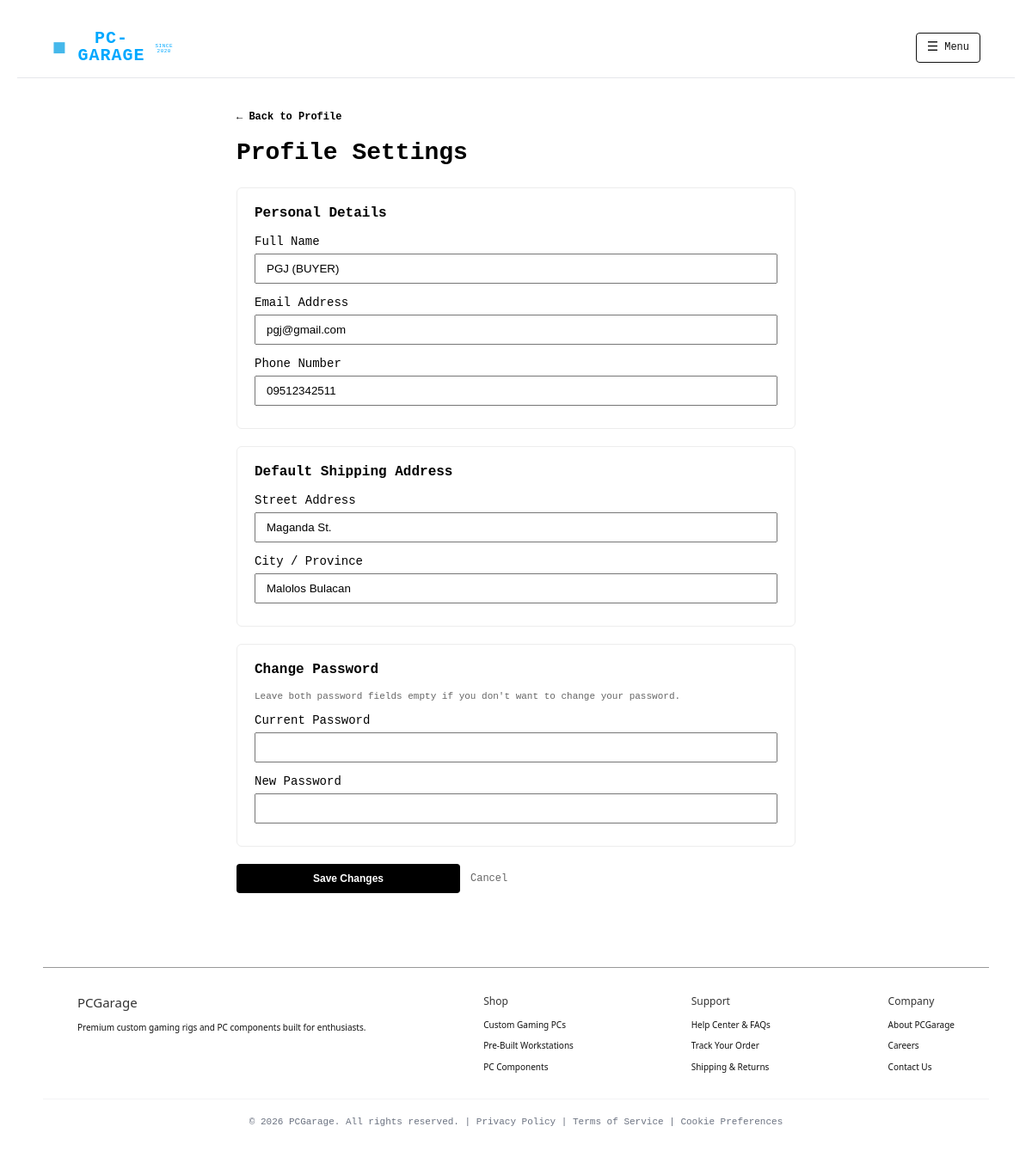
/profile-settings.php (signed in), run on the app's committed database.
### tables this page shows
CREATE TABLE `users` (
  `user_id` int(11) NOT NULL,
  `full_name` varchar(100) NOT NULL,
  `email` varchar(100) NOT NULL,
  `password_hash` varchar(255) NOT NULL,
  `phone` varchar(20) DEFAULT NULL,
  `address` text DEFAULT NULL,
  `city` varchar(100) DEFAULT NULL,
  `created_at` timestamp NOT NULL DEFAULT current_timestamp()
);

### profile-settings.php (the view, shortened to what this page needs)
<?php
require_once "db.php";
$userId = (int) $_SESSION["user_id"];
function loadUser($conn, $userId)
{
    $stmt = $conn->prepare(
        "SELECT user_id, full_name, email, phone,
                address, city, password_hash
         FROM users WHERE user_id = ? LIMIT 1"
    );
    $stmt->bind_param("i", $userId);
    $stmt->execute();
    $user = $stmt->get_result()->fetch_assoc();
    return $user;
}
function e($value)
{
    return htmlspecialchars(
        (string) ($value ?? ""),
        ENT_QUOTES,
        "UTF-8"
    );
}
$user = loadUser($conn, $userId);
?>
<!DOCTYPE html>
<html lang="en">
<head>
    <link rel="stylesheet" href="stylesheet.css">
</head>
<body>
    <header class="site-header">
        <a href="home.php" class="brand" aria-label="PC-Garage home">
            <span class="brand-mark">&#9670;</span>
            <span class="brand-name">PC-GARAGE</span>
            <small>SINCE 2020</small>
        </a>
        <nav class="main-nav" aria-label="Primary navigation">
            <details class="menu-dropdown">
                <summary class="menu-toggle">Menu</summary>
            </details>
        </nav>
    </header>
    <main style="max-width: 650px; margin: 36px auto;">
        <div style="margin-bottom: 20px;">
            <a href="profile.php" style="font-size: 12px; color: #000; text-decoration: none; font-weight: bold;">← Back
                to Profile</a>
        </div>
        <h1 style="font-size: 28px; margin-bottom: 24px;">Profile Settings</h1>
        <form action="profile-settings.php" method="POST" style="display:flex; flex-direction:column; gap:20px;">
            <div style="border:1px solid var(--line); border-radius:6px; padding:20px;">
                <h2 style="font-size:16px; margin-bottom:16px;">Personal Details</h2>
                <label for="full-name">Full Name</label>
                <input type="text" id="full-name" name="full_name" value="<?= e($user['full_name']) ?>" maxlength="100"
                    required style="width:100%; padding:8px 12px; margin:6px 0 14px;">
                <label for="email">Email Address</label>
                <input type="email" id="email" name="email" value="<?= e($user['email']) ?>" maxlength="100" required
                    style="width:100%; padding:8px 12px; margin:6px 0 14px;">
                <label for="phone">Phone Number</label>
                <input type="tel" id="phone" name="phone" value="<?= e($user['phone']) ?>" maxlength="20"
                    style="width:100%; padding:8px 12px; margin:6px 0;">
            </div>
            <div style="border:1px solid var(--line); border-radius:6px; padding:20px;">
                <h2 style="font-size:16px; margin-bottom:16px;">Default Shipping Address</h2>
                <label for="address">Street Address</label>
                <input type="text" id="address" name="address" value="<?= e($user['address']) ?>"
                    style="width:100%; padding:8px 12px; margin:6px 0 14px;">
                <label for="city">City / Province</label>
                <input type="text" id="city" name="city" value="<?= e($user['city']) ?>" maxlength="100"
                    style="width:100%; padding:8px 12px; margin:6px 0;">
            </div>
            <div style="border:1px solid var(--line); border-radius:6px; padding:20px;">
                <h2 style="font-size:16px; margin-bottom:16px;">Change Password</h2>
                <p style="font-size:11px; color:#666; margin-bottom:14px;">
                    Leave both password fields empty if you don't want to change your password.
                </p>
                <label for="curr-pass">Current Password</label>
                <input type="password" id="curr-pass" name="current_password" autocomplete="current-password"
                    style="width:100%; padding:8px 12px; margin:6px 0 14px;">
                <label for="new-pass">New Password</label>
                <input type="password" id="new-pass" name="new_password" autocomplete="new-password" minlength="8"
                    style="width:100%; padding:8px 12px; margin:6px 0;">
            </div>
            <div style="display:flex; gap:12px; align-items:center;">
                <button type="submit"
                    style="padding:10px 24px; background:#000; color:#fff; border-radius:4px; border:none; font-size:12px; font-weight:bold; cursor:pointer;">
                    Save Changes
                </button>
                <a href="profile.php" style="font-size:12px; color:#666; text-decoration:none;">
                    Cancel
                </a>
            </div>
        </form>
    </main>
    <footer class="site-footer">
        <div>
            <h2>PCGarage</h2>
            <p>Premium custom gaming rigs and PC components built for enthusiasts.</p>
        </div>
        <div>
            <h3>Shop</h3>
            <a href="custom.php">Custom Gaming PCs</a>
            <a href="product.php">Pre-Built Workstations</a>
            <a href="shop-filtered.php">PC Components</a>
        </div>
        <div>
            <h3>Support</h3>
            <a href="about.php">Help Center & FAQs</a>
            <a href="deliver.php">Track Your Order</a>
            <a href="about.php">Shipping & Returns</a>
        </div>
        <div>
            <h3>Company</h3>
            <a href="about.php">About PCGarage</a>
            <a href="about.php">Careers</a>
            <a href="about.php">Contact Us</a>
        </div>
    </footer>
    <div class="legal">&copy; 2026 PCGarage. All rights reserved. | Privacy Policy | Terms of Service | Cookie
        Preferences</div>
</body>
</html>

### stylesheet.css (style rules this page uses)
:root { --blue: #169de0; --text: #080808; --muted: #777; --light-muted: #888; --surface: #f6f6f6; --line: #ededed; --content-width: 1100px; }
* { box-sizing: border-box; }
html { min-height: 100%; overflow-y: auto; }
body { min-height: 100vh; margin: 0; overflow-x: hidden; color: var(--text); background: #fff; font-family: Arial, Helvetica, sans-serif; font-size: 14px; }
a { color: inherit; }
.site-header { display: flex; align-items: center; justify-content: space-between; min-height: 66px; padding: 12px max(20px, 4vw); border-bottom: 3px solid var(--blue); gap: 24px; }
.brand { width: 80px; color: var(--blue); text-align: center; text-decoration: none; line-height: 1; flex-shrink: 0; }
.brand-mark { display: block; height: 23px; color: #45b8eb; font-size: 24px; transform: rotate(45deg); }
.brand-name { display: block; font-size: 8px; font-weight: 700; letter-spacing: 1px; }
.brand small { display: block; margin-top: 3px; font-size: 6px; letter-spacing: 0.5px; }
.main-nav { display: flex; align-items: center; justify-content: flex-end; gap: clamp(12px, 2.5vw, 28px); }
.menu-dropdown { position: relative; }
.menu-toggle { display: flex; align-items: center; gap: 7px; padding: 9px 12px; border: 1px solid #111; border-radius: 4px; color: #111; background: #fff; font: inherit; font-size: 12px; cursor: pointer; list-style: none; }
.menu-toggle::before { content: "☰"; font-size: 15px; line-height: 1; }
main, .site-footer, .legal { width: min(calc(100% - 40px), var(--content-width)); margin-right: auto; margin-left: auto; }
main { margin-top: 36px; }
h1 { margin: 0 0 14px; font-size: clamp(24px, 3vw, 36px); line-height: 1.1; }
button { display: block; width: 100%; max-width: 260px; min-height: 34px; padding: 8px 14px; border: 0; border-radius: 4px; color: #fff; background: #000; font-size: 12px; cursor: pointer; }
h2 { margin: 0 0 16px; font-size: 18px; }
.site-footer { display: grid; grid-template-columns: 1.5fr repeat(3, 1fr); gap: 28px; margin-top: clamp(100px, 14vw, 170px); padding: 24px 0 16px; border-top: 1px solid var(--line); }
.site-footer h2 { margin: 0 0 12px; font-size: 15px; font-weight: 400; }
.site-footer h3 { margin: 0 0 12px; font-size: 12px; font-weight: 400; }
.site-footer p, .site-footer a { display: block; margin: 0 0 9px; color: #111; font-size: 10px; line-height: 1.55; text-decoration: none; }
.site-footer p { margin-bottom: 12px; }
.legal { padding-bottom: 8px; color: var(--muted); font-size: 9px; text-align: right; }
* { box-sizing: border-box; margin: 0; padding: 0; }
body { font-family: system-ui, -apple-system, BlinkMacSystemFont, 'Segoe UI', Roboto, Oxygen, Ubuntu, Cantarell, sans-serif; color: #111827; background-color: #ffffff; min-height: 100vh; display: flex; flex-direction: column; }
.site-header { display: flex; justify-content: space-between; align-items: center; padding: 15px 40px; border-bottom: 1px solid #e5e7eb; }
.brand { display: flex; align-items: center; gap: 12px; text-decoration: none; color: #00a8ff; }
.brand-name { font-size: 20px; font-weight: 800; letter-spacing: 1px; color: #00a8ff; }
.main-nav { display: flex; align-items: center; gap: 24px; }
.site-footer { border-top: 1px solid #e5e7eb; padding: 40px; background-color: #ffffff; margin-top: auto; }
.legal { text-align: center; font-size: 11px; color: #6b7280; border-top: 1px solid #f3f4f6; padding-top: 20px; }
body { font-family: monospace, 'Courier New', Courier; background-color: #ffffff; color: #000000; padding: 20px; min-height: 100vh; }
.site-footer { border-top: 1px solid #999999; padding-top: 30px; padding-bottom: 20px; margin-top: 50px; display: flex; justify-content: space-between; gap: 40px; font-family: system-ui, -apple-system, BlinkMacSystemFont, "Segoe UI", Roboto, sans-serif; font-size: 13px; color: #333333; }

### data on the page
users: full_name "PGJ (BUYER)", email "pgj@gmail.com", phone "09512342511", address "Maganda St.", city "Malolos Bulacan"
